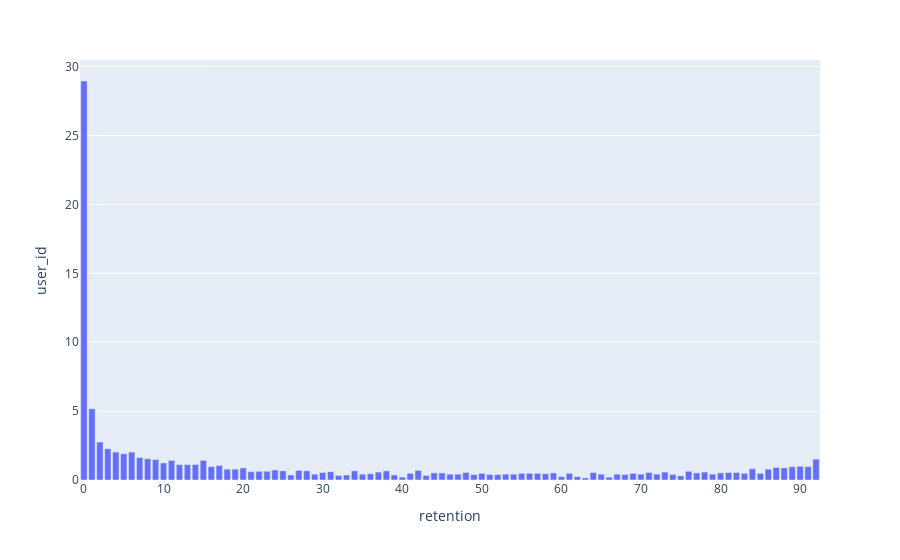

The code cell stored with this chart in its notebook:
### Code cell
fig = px.bar(retention, x='retention', y='user_id')
fig.show()

### Figure 1 — Plotly figure (JSON) as saved in the notebook; plotly's stock layout.template omitted (floating-point values rounded to 4 significant figures)
{"data": [{"alignmentgroup": "True", "hovertemplate": "retention=%{x}<br>user_id=%{y}<extra></extra>", "legendgroup": "", "marker": {"color": "#636efa", "pattern": {"shape": ""}}, "name": "", "offsetgroup": "", "orientation": "v", "showlegend": false, "textposition": "auto", "type": "bar", "x": [0, 1, 2, 3, 4, 5, 6, 7, 8, 9, 10, 11, 12, 13, 14, 15, 16, 17, 18, 19, 20, 21, 22, 23, 24, 25, 26, 27, 28, 29, 30, 31, 32, 33, 34, 35, 36, 37, 38, 39, 40, 41, 42, 43, 44, 45, 46, 47, 48, 49, 50, 51, 52, 53, 54, 55, 56, 57, 58, 59, 60, 61, 62, 63, 64, 65, 66, 67, 68, 69, 70, 71, 72, 73, 74, 75, 76, 77, 78, 79, 80, 81, 82, 83, 84, 85, 86, 87, 88, 89, 90, 91, 92], "xaxis": "x", "y": [28.96, 5.174, 2.753, 2.269, 2.027, 1.906, 2.027, 1.634, 1.543, 1.483, 1.241, 1.422, 1.12, 1.12, 1.12, 1.422, 0.9682, 1.059, 0.7867, 0.7867, 0.8775, 0.6051, 0.6354, 0.6354, 0.7262, 0.6657, 0.3631, 0.6959, 0.6657, 0.4236, 0.5446, 0.6051, 0.3328, 0.3631, 0.6657, 0.4236, 0.4539, 0.5749, 0.6657, 0.3631, 0.2118, 0.4841, 0.6959, 0.3328, 0.5144, 0.5144, 0.4236, 0.4236, 0.5446, 0.3933, 0.4841, 0.3933, 0.3933, 0.4236, 0.4236, 0.4841, 0.4841, 0.4841, 0.4539, 0.5144, 0.2421, 0.4841, 0.2421, 0.1513, 0.5446, 0.4236, 0.2118, 0.4236, 0.3933, 0.4841, 0.4236, 0.5446, 0.4236, 0.5749, 0.3933, 0.3026, 0.6354, 0.5144, 0.5749, 0.4236, 0.5144, 0.5446, 0.5446, 0.4841, 0.8169, 0.4841, 0.7867, 0.9077, 0.8775, 0.9682, 0.9985, 0.9682, 1.513], "yaxis": "y"}], "layout": {"barmode": "relative", "legend": {"tracegroupgap": 0}, "margin": {"t": 60}, "xaxis": {"anchor": "y", "domain": [0, 1], "title": {"text": "retention"}}, "yaxis": {"anchor": "x", "domain": [0, 1], "title": {"text": "user_id"}}}}
